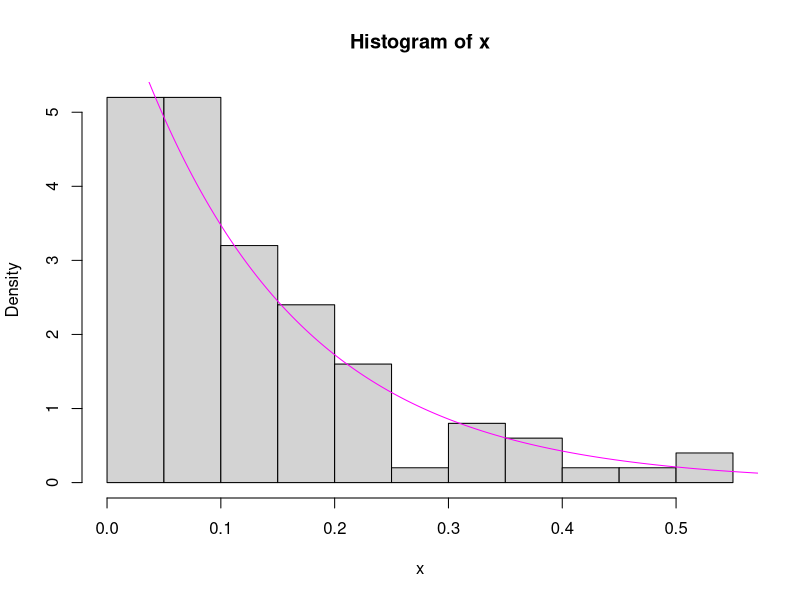

Write R code to recreate this figure. (Note: this script raises an error after producing the figure.)
#Ex 0
u <- runif(1)
n <- 2
x <- u^(1/2)

#Ex 1
u <- runif(100)
lambda <- 7
x <- -1/lambda * log(u)
hist(x, freq = FALSE)
t <- seq(0, 1, 0.001)
lines(t, dexp(t, lambda), col = "magenta")

#Ex 2
for(i in 1:1000) {
  u <- runif(10)
  lambda <- 7
  x <- -(1/lambda) * log(u)
  y[i] <- sum(x)
}
hist(y, freq = FALSE)
t <- seq(0, 20, 0.0001)
lines(t, dgamma(t, 10, lambda), col = "magenta")


 


